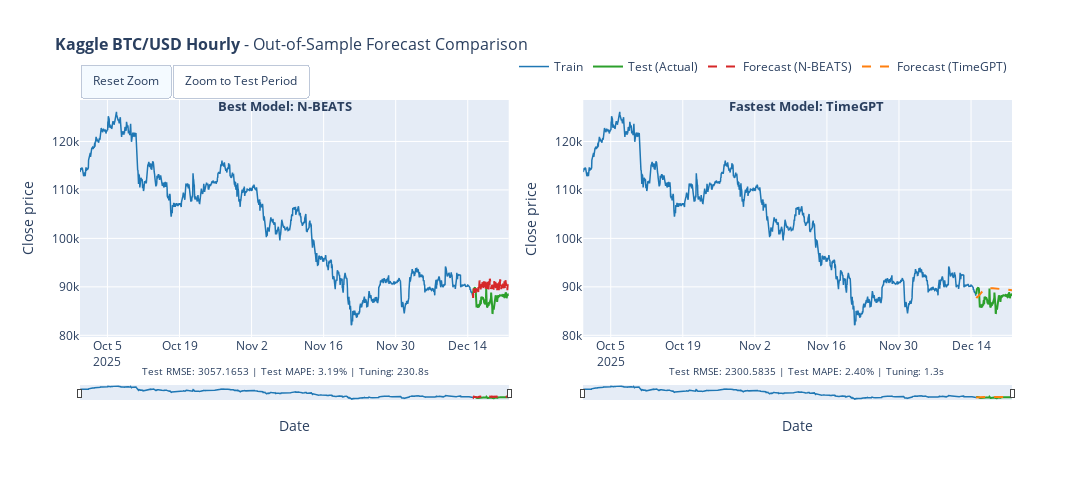

The code cell stored with this chart in its notebook:
### Code cell
# 10. Interactive Visualization (Plotly)
#
# Interactive forecast comparison with zoom, pan, and hover capabilities.

def create_interactive_forecast_plot(train_series, test_series, predictions_dict, dataset_name, target_column=None):
    """
    Create interactive forecast comparison plot using Plotly.
    
    Args:
        train_series: Training TimeSeries
        test_series: Test TimeSeries (actual values)
        predictions_dict: Dictionary with 'best_rmse' and 'fastest' predictions
        dataset_name: Name for the plot title
        target_column: Name of the target variable
    
    Returns:
        Plotly Figure object
    """
    n_plots = len([k for k in ['best_rmse', 'fastest'] if predictions_dict.get(k)])
    if n_plots == 0:
        print("No predictions to display.")
        return None
    
    same_model = predictions_dict.get('best_rmse', {}).get('model') == predictions_dict.get('fastest', {}).get('model')
    if same_model:
        n_plots = 1
    
    fig = make_subplots(rows=1, cols=n_plots, horizontal_spacing=0.08)
    
    colors = {'train': '#1f77b4', 'test': '#2ca02c', 'pred1': '#d62728', 'pred2': '#ff7f0e'}
    
    def add_traces(pred_key, col, show_legend=True, show_forecast_legend_only=False):
        """Add traces for train, test, and prediction to a subplot."""
        if pred_key not in predictions_dict:
            return
        pred_info = predictions_dict[pred_key]
        pred = pred_info['prediction']
        
        fig.add_trace(go.Scatter(
            x=train_series.time_index, y=train_series.values().flatten(),
            mode='lines', name='Train', line=dict(color=colors['train'], width=1.5),
            showlegend=show_legend and not show_forecast_legend_only,
            hovertemplate='<b>Train</b><br>Date: %{x}<br>Value: %{y:.4f}<extra></extra>'
        ), row=1, col=col)
        
        fig.add_trace(go.Scatter(
            x=test_series.time_index, y=test_series.values().flatten(),
            mode='lines', name='Test (Actual)', line=dict(color=colors['test'], width=2),
            showlegend=show_legend and not show_forecast_legend_only,
            hovertemplate='<b>Actual</b><br>Date: %{x}<br>Value: %{y:.4f}<extra></extra>'
        ), row=1, col=col)
        
        pred_color = colors['pred1'] if col == 1 else colors['pred2']
        fig.add_trace(go.Scatter(
            x=pred.time_index, y=pred.values().flatten(),
            mode='lines', name=f'Forecast ({pred_info["model"]})',
            line=dict(color=pred_color, width=2, dash='dash'),
            showlegend=show_legend,
            hovertemplate=f'<b>{pred_info["model"]}</b><br>Date: %{{x}}<br>Pred: %{{y:.4f}}<extra></extra>'
        ), row=1, col=col)
    
    if 'best_rmse' in predictions_dict:
        add_traces('best_rmse', 1, show_legend=True)
    if not same_model and 'fastest' in predictions_dict:
        add_traces('fastest', 2, show_legend=True, show_forecast_legend_only=True)
    
    fig.update_layout(
        title=dict(text=f'<b>{dataset_name}</b> - Out-of-Sample Forecast Comparison', font=dict(size=16)),
        width=1700, height=500, hovermode='x unified',
        legend=dict(orientation='h', yanchor='bottom', y=1.08, xanchor='right', x=1),
        xaxis=dict(rangeslider=dict(visible=True, thickness=0.05), type='date', title='Date'),
        yaxis=dict(title='Close price')
    )
    
    if n_plots == 2:
        fig.update_xaxes(rangeslider=dict(visible=True, thickness=0.05), type='date', title='Date', row=1, col=2)
        fig.update_yaxes(title='Close price', row=1, col=2)
    
    # Add annotations with model info and metrics
    annotations = []
    if 'best_rmse' in predictions_dict:
        info = predictions_dict['best_rmse']
        annotations.append(dict(
            x=0.22 if n_plots == 2 else 0.5, y=1.02, xref='paper', yref='paper',
            text=f"<b>Best Model: {info['model']}</b>", showarrow=False, font=dict(size=13), xanchor='center'
        ))
        annotations.append(dict(
            x=0.22 if n_plots == 2 else 0.5, y=-0.18, xref='paper', yref='paper',
            text=f"Test RMSE: {info['rmse']:.4f} | Test MAPE: {info['mape']:.2f}% | Tuning: {info['tuning_time']:.1f}s",
            showarrow=False, font=dict(size=10), xanchor='center'
        ))
    if not same_model and 'fastest' in predictions_dict:
        info = predictions_dict['fastest']
        annotations.append(dict(
            x=0.78, y=1.02, xref='paper', yref='paper',
            text=f"<b>Fastest Model: {info['model']}</b>", showarrow=False, font=dict(size=13), xanchor='center'
        ))
        annotations.append(dict(
            x=0.78, y=-0.18, xref='paper', yref='paper',
            text=f"Test RMSE: {info['rmse']:.4f} | Test MAPE: {info['mape']:.2f}% | Tuning: {info['tuning_time']:.1f}s",
            showarrow=False, font=dict(size=10), xanchor='center'
        ))
    
    fig.update_layout(
        annotations=annotations, margin=dict(b=100),
        updatemenus=[dict(
            type="buttons", direction="left", x=0.0, xanchor="left", y=1.15, yanchor="top",
            buttons=[
                dict(args=[{"xaxis.autorange": True, "xaxis2.autorange": True}], label="Reset Zoom", method="relayout"),
                dict(args=[{"xaxis.range": [test_series.start_time(), test_series.end_time()],
                           "xaxis2.range": [test_series.start_time(), test_series.end_time()]}],
                     label="Zoom to Test Period", method="relayout")
            ]
        )]
    )
    return fig

if 'final_predictions' in dir() and final_predictions:
    fig = create_interactive_forecast_plot(
        train, test, final_predictions, DATASET_CONFIG['name'],
        target_column=DATASET_CONFIG['target_column']
    )
    if fig:
        fig.show()

### Figure 1 — Plotly figure (JSON) as saved in the notebook; plotly's stock layout.template omitted (floating-point values rounded to 4 significant figures; data arrays with more than 128 entries replaced by an {"elided": "..."} marker saying what was removed)
{"data": [{"hovertemplate": "<b>Train</b><br>Date: %{x}<br>Value: %{y:.4f}<extra></extra>", "line": {"color": "#1f77b4", "width": 1.5}, "mode": "lines", "name": "Train", "showlegend": true, "type": "scatter", "x": {"elided": "1832 str values"}, "xaxis": "x", "y": {"elided": "1832 float values"}, "yaxis": "y"}, {"hovertemplate": "<b>Actual</b><br>Date: %{x}<br>Value: %{y:.4f}<extra></extra>", "line": {"color": "#2ca02c", "width": 2}, "mode": "lines", "name": "Test (Actual)", "showlegend": true, "type": "scatter", "x": {"elided": "168 str values"}, "xaxis": "x", "y": {"elided": "168 float values"}, "yaxis": "y"}, {"hovertemplate": "<b>N-BEATS</b><br>Date: %{x}<br>Pred: %{y:.4f}<extra></extra>", "line": {"color": "#d62728", "dash": "dash", "width": 2}, "mode": "lines", "name": "Forecast (N-BEATS)", "showlegend": true, "type": "scatter", "x": {"elided": "168 str values"}, "xaxis": "x", "y": {"elided": "168 float values"}, "yaxis": "y"}, {"hovertemplate": "<b>Train</b><br>Date: %{x}<br>Value: %{y:.4f}<extra></extra>", "line": {"color": "#1f77b4", "width": 1.5}, "mode": "lines", "name": "Train", "showlegend": false, "type": "scatter", "x": {"elided": "1832 str values"}, "xaxis": "x2", "y": {"elided": "1832 float values"}, "yaxis": "y2"}, {"hovertemplate": "<b>Actual</b><br>Date: %{x}<br>Value: %{y:.4f}<extra></extra>", "line": {"color": "#2ca02c", "width": 2}, "mode": "lines", "name": "Test (Actual)", "showlegend": false, "type": "scatter", "x": {"elided": "168 str values"}, "xaxis": "x2", "y": {"elided": "168 float values"}, "yaxis": "y2"}, {"hovertemplate": "<b>TimeGPT</b><br>Date: %{x}<br>Pred: %{y:.4f}<extra></extra>", "line": {"color": "#ff7f0e", "dash": "dash", "width": 2}, "mode": "lines", "name": "Forecast (TimeGPT)", "showlegend": true, "type": "scatter", "x": {"elided": "168 str values"}, "xaxis": "x2", "y": {"elided": "168 float values"}, "yaxis": "y2"}], "layout": {"annotations": [{"font": {"size": 13}, "showarrow": false, "text": "<b>Best Model: N-BEATS</b>", "x": 0.22, "xanchor": "center", "xref": "paper", "y": 1.02, "yref": "paper"}, {"font": {"size": 10}, "showarrow": false, "text": "Test RMSE: 3057.1653 | Test MAPE: 3.19% | Tuning: 230.8s", "x": 0.22, "xanchor": "center", "xref": "paper", "y": -0.18, "yref": "paper"}, {"font": {"size": 13}, "showarrow": false, "text": "<b>Fastest Model: TimeGPT</b>", "x": 0.78, "xanchor": "center", "xref": "paper", "y": 1.02, "yref": "paper"}, {"font": {"size": 10}, "showarrow": false, "text": "Test RMSE: 2300.5835 | Test MAPE: 2.40% | Tuning: 1.3s", "x": 0.78, "xanchor": "center", "xref": "paper", "y": -0.18, "yref": "paper"}], "height": 500, "hovermode": "x unified", "legend": {"orientation": "h", "x": 1, "xanchor": "right", "y": 1.08, "yanchor": "bottom"}, "margin": {"b": 100}, "title": {"font": {"size": 16}, "text": "<b>Kaggle BTC/USD Hourly</b> - Out-of-Sample Forecast Comparison"}, "updatemenus": [{"buttons": [{"args": [{"xaxis.autorange": true, "xaxis2.autorange": true}], "label": "Reset Zoom", "method": "relayout"}, {"args": [{"xaxis.range": ["2025-12-15T00:00:00", "2025-12-21T23:00:00"], "xaxis2.range": ["2025-12-15T00:00:00", "2025-12-21T23:00:00"]}], "label": "Zoom to Test Period", "method": "relayout"}], "direction": "left", "type": "buttons", "x": 0, "xanchor": "left", "y": 1.15, "yanchor": "top"}], "width": 1700, "xaxis": {"anchor": "y", "domain": [0, 0.46], "rangeslider": {"thickness": 0.05, "visible": true}, "title": {"text": "Date"}, "type": "date"}, "xaxis2": {"anchor": "y2", "domain": [0.54, 1], "rangeslider": {"thickness": 0.05, "visible": true}, "title": {"text": "Date"}, "type": "date"}, "yaxis": {"anchor": "x", "domain": [0, 1], "title": {"text": "Close price"}}, "yaxis2": {"anchor": "x2", "domain": [0, 1], "title": {"text": "Close price"}}}}
